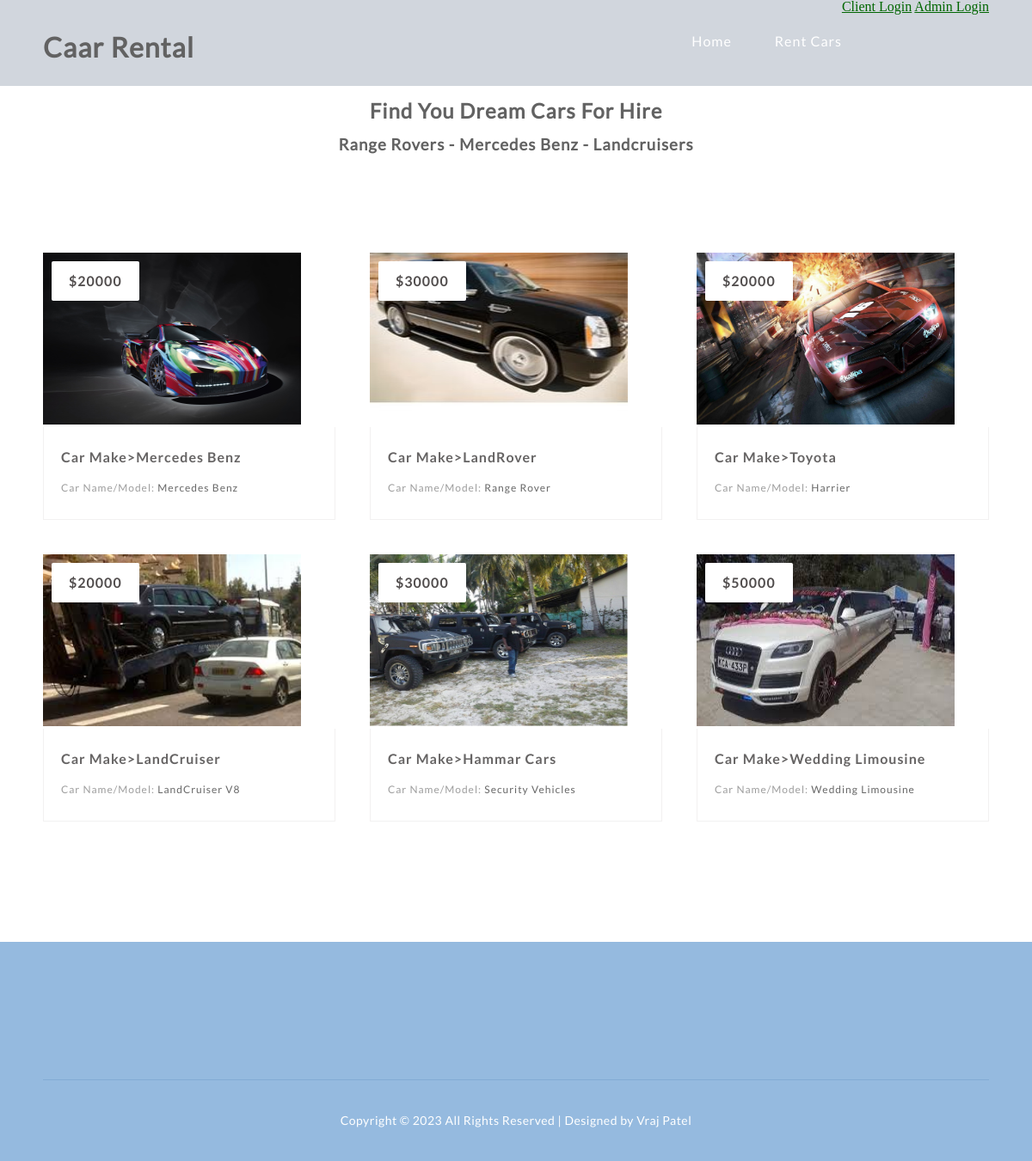
The page / on the database its author committed.
### tables this page shows
CREATE TABLE IF NOT EXISTS `cars` (
  `car_id` int(11) NOT NULL AUTO_INCREMENT,
  `car_name` varchar(255) NOT NULL,
  `car_type` varchar(255) NOT NULL,
  `image` text NOT NULL,
  `hire_cost` int(11) NOT NULL,
  `capacity` int(11) NOT NULL,
  `status` varchar(255) NOT NULL,
  PRIMARY KEY (`car_id`)
);

### index.php (the view, shortened to what this page needs)
<!DOCTYPE html>
<html lang="en">
<head>
	<link rel="stylesheet" type="text/css" href="css/reset.css">
	<link rel="stylesheet" type="text/css" href="css/responsive.css">
</head>
<body>
	<section class="">
		<?php
		include 'header.php';
		?>
		<section class="caption">
			<h2 class="caption" style="text-align: center">Find You Dream Cars For Hire</h2>
			<h3 class="properties" style="text-align: center">Range Rovers - Mercedes Benz - Landcruisers</h3>
		</section>
	</section>
	<section class="listings">
		<div class="wrapper">
			<ul class="properties_list">
				<?php
				include 'includes/config.php';
				$sel = "SELECT * FROM cars WHERE status = 'Available'";
				$rs = $conn->query($sel);
				while ($rws = $rs->fetch_assoc()) {
				?>
					<li>
						<a href="book_car.php?id=<?php echo $rws['car_id'] ?>">
							<img class="thumb" src="cars/<?php echo $rws['image']; ?>" width="300" height="200">
						</a>
						<span class="price"><?php echo '$' . $rws['hire_cost']; ?></span>
						<div class="property_details">
							<h1>
								<a href="book_car.php?id=<?php echo $rws['car_id'] ?>"><?php echo 'Car Make>' . $rws['car_type']; ?></a>
							</h1>
							<h2>Car Name/Model: <span class="property_size"><?php echo $rws['car_name']; ?></span></h2>
						</div>
					</li>
				<?php
				}
				?>
			</ul>
		</div>
	</section>
	<footer>
		<center>
			<div class="copyrights wrapper">
				Copyright &copy; <?php echo date("Y") ?> All Rights Reserved | Designed by Vraj Patel
			</div>
		</center>
	</footer>
</body>
</html>

### header.php (shortened to what this page needs)
<header>
			<div class="wrapper">
				<h1 class="logo">Caar Rental</h1>
				<nav>
					<?php
						if(!$_SESSION['email'] && (!$_SESSION['pass'])){
					?>
					<ul>
						<li><a href="index.php">Home</a></li>
						<li><a href="index.php">Rent Cars</a></li>
					</ul>
					<a href="account.php">Client Login</a>
					<a href="login.php">Admin Login</a>
					<?php
						}
					?>
				</nav>
			</div>
		</header>

### css/responsive.css (style rules this page uses)
body { background: #fff; }
.wrapper { max-width: 1100px; margin: 0 auto; position: relative; }
h1, h2, h3, h4, h5 ,h6 { color: #626262; font-family: "lato-regular", Helvetica, Arial, sans-serif; letter-spacing: 1px; }
h1 { font-size: 2em; margin: .67em 0 }
h2 { font-size: 1.5em; margin: .75em 0 }
h3 { font-size: 1.17em; margin: .83em 0 }
h1, h2, h3, h4, h5, h6 { font-weight: bolder }
header { width: 100%; height: 100px; background: rgba(28, 54, 85, .2); }
header .logo { margin-top: 40px; float: left; }
header nav { float: right; opacity: 1; }
header nav ul { margin-top: 40px; list-style: none; overflow: hidden; float: left; }
header nav ul li { float: left; margin-left: 50px; }
header nav ul li a, header nav .login_btn { text-decoration: none; color: #fff; font-family: "lato-regular", Helvetica, Arial, sans-serif; font-size: 16px; letter-spacing: 1px; }
.listings { padding: 100px 0; }
.listings ul.properties_list { list-style: none; overflow: hidden; }
.listings ul.properties_list li { display: block; width: 30.90909090909091%; height: auto; position: relative; float: left; margin: 0 3.636363636363636% 3.636363636363636% 0; }
.listings ul.properties_list li .price { position: absolute; top: 10px; left: 10px; padding: 15px 20px; background: #ffffff; color: #514d4d; font-family: "lato-bold", Helvetica, Arial, sans-serif; font-size: 16px; font-weight: bold; letter-spacing: 1px; border-radius: 2px; -webkit-border-radius: 2px; -moz-border-radius: 2px; -o-border-radius: 2px; }
.listings ul.properties_list li:nth-child(3n+0) { margin-right: 0; }
.listings ul li .property_details { width: 87.64705882352941%; padding: 2.941176470588235% 5.882352941176471% 4.117647058823529% 5.882352941176471%; border-bottom: 1px solid #f2f1f1; border-left: 1px solid #f2f1f1; border-right: 1px solid #f2f1f1; transition: all .2s linear; -webkit-transition: all .2s linear; -moz-transition: all .2s linear; -o-transition: all .2s linear; }
.listings ul li .property_details h1 { color: #666464; font-family: "lato-bold", Helvetica, Arial, sans-serif; font-size: 16px!important; font-weight: bold; margin-bottom: 5px; line-height: 28px; }
.listings ul li .property_details h1 a { text-decoration: none; color: #666464; }
.listings ul li .property_details h2 { color: #9d9d9d; font-family: "lato-regular", Helvetica, Arial, sans-serif; font-size: 12px; line-height: 26px; font-weight: normal; }
.listings ul li .property_details .property_size { color: #676767; }
footer { padding-top: 100px; background: #95badf; }
footer .copyrights { display: block; text-align: center; padding: 40px 0; margin-top: 60px; color: #fff; font-family: "lato-regular", Helvetica, Arial, sans-serif; font-size: 14px; letter-spacing: .5px; border-top: 1px solid #82abd4; }

### rows shown on the page
cars: image (picture), hire_cost "20000", car_type "Mercedes Benz", car_name "Mercedes Benz"
cars: image (picture), hire_cost "30000", car_type "LandRover", car_name "Range Rover"
cars: image (picture), hire_cost "20000", car_type "Toyota", car_name "Harrier"
cars: image (picture), hire_cost "20000", car_type "LandCruiser", car_name "LandCruiser V8"
cars: image (picture), hire_cost "30000", car_type "Hammar Cars", car_name "Security Vehicles"
cars: image (picture), hire_cost "50000", car_type "Wedding Limousine", car_name "Wedding Limousine"
